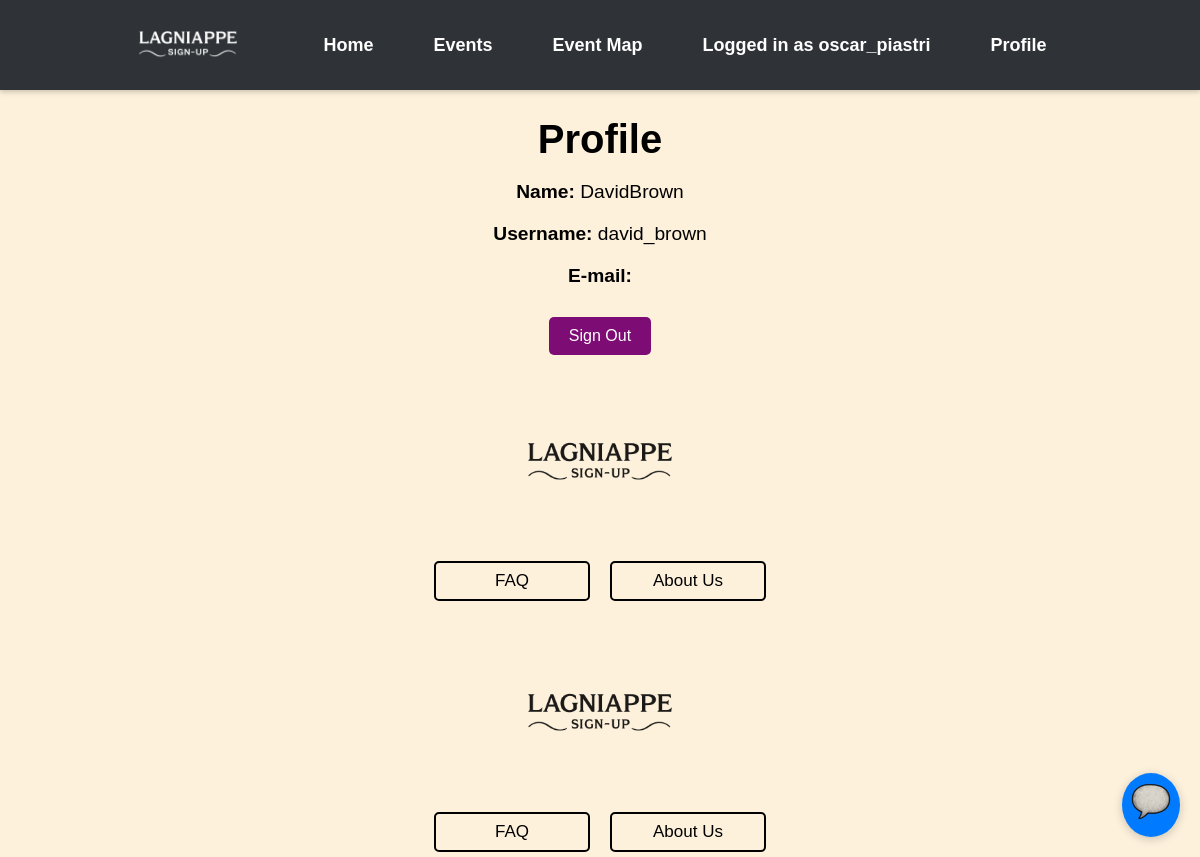
Page /profile/5 (signed in) on the committed database.
### events/models.py (models this page shows)
class Users(AbstractUser): # AbstractUser comes with a whole bunch of attributes
    UserID = models.AutoField(("userID"), primary_key=True) # autofield automatically increments an int as a new row is created
    groups = models.ManyToManyField(
        'auth.Group',
        related_name='event_users',  # Custom related_name for reverse accessor
        blank=True
    )
    user_permissions = models.ManyToManyField(
        'auth.Permission',
        related_name='event_user_permissions',  # Custom related_name for reverse accessor
        blank=True
    )

### lagniappe_signup/views.py (the view)
# urls.py: path('profile/<int:pk>', views.detail_user, name="profile"),
@login_required(login_url="/signin/")
def detail_user(request, pk):
    try:
        user = Users.objects.get(UserID=pk)
    except Event.DoesNotExist:
        raise HttpResponse("User Does Not Exist", status=404)
    return render(request, "user_detail.html", context={"User": user})

### templates/user_detail.html (shortened to what this page needs)
{% extends "base.html" %}
{% block content %}
<!DOCTYPE html>
<html lang="en">
<head>
    <link rel="stylesheet" href='css/style.css'>
</head>
<body>
    <h1>Profile</h1>
    <p><strong>Name:</strong> {{ User.first_name }}{{ User.last_name }}</p>
    <p><strong>Username:</strong> {{ User.username }}</p>
    <p><strong>E-mail:</strong> {{ User.email }}</p>
    <button onclick="window.location.href='{% url 'signout' %}'" class="btn btn-info">Sign Out</button>
    {% include "footer.html" %}
</body>
</html>
{% endblock %}

### templates/headBanner.html (shortened to what this page needs)
{% load static %}
<!DOCTYPE html>
<html lang="en">
<head>
    <link rel="stylesheet" href="{% static 'css/style.css' %}">
</head>
<body>
    <nav class="top-banner" style="height: 60px; width: 100%; background-color: #2f3337;">
        <div class="nav-container" style="
            display: flex;
            align-items: center;
            height: 100%;
            padding: 0 20px 0 0;  /* ✅ No left padding */
            box-sizing: border-box;
        ">
            <div class="nav-logo" style="
                margin-left: 0;
                margin-right: 60px;
                display: flex;
                align-items: center;
                padding-left: 10px;  /* ✅ Small padding to prevent touching the edge */
            ">
                <img src="{% static 'images/LSU_white.png' %}"
                     alt="Lagniappe Logo"
                     style="height: 120px; width: auto;">
            </div>
            <ul class="nav-links" style="
                display: flex;
                gap: 30px;
                list-style: none;
                padding: 0;
                margin: 0;
            ">
                <li><a href="{% url 'home' %}">Home</a></li>
                <li><a href="{% url 'event-list' %}">Events</a></li>
                <li><a href="{% url 'map' %}">Event Map</a></li>
                {% if user.is_authenticated %}
                    <li><a>Logged in as {{ user.username }}</a></li>
                    <li><a href="{% url 'profile' user.UserID %}">Profile</a></li>
                {% else %}
                    <li><a href="{% url 'signin' %}">Sign In</a></li>
                {% endif %}
            </ul>
        </div>
    </nav>
    <div id="chat-toggle">
        <img src="{% static 'images/scroll.png' %}">
    </div>
</body>
</html>

### static/css/style.css (style rules this page uses)
body { background-color: #fdf1dc; font-family: Arial, sans-serif; text-align: center; }
h1 { font-size: 2.5rem; font-weight: bold; margin-bottom: 10px; }
p { font-size: 1.2rem; margin-bottom: 20px; }
button { background-color: #7d0c74; color: white; padding: 10px 20px; border: none; border-radius: 5px; font-size: 1rem; cursor: pointer; margin-top: 10px; }
.top-banner { background-color: #343a40; padding: 15px 0; text-align: center; box-shadow: 0 2px 5px rgba(0, 0, 0, 0.2); }
.nav-container { display: flex; justify-content: center; align-items: center; }
.nav-links { list-style: none; padding: 0; margin: 0; display: flex; }
.nav-links li { margin: 0 15px; }
.nav-links li a { text-decoration: none; color: white; font-size: 18px; font-weight: bold; transition: color 0.3s ease; }
#chat-toggle { position: fixed; bottom: 20px; right: 20px; background: #007bff; color: white; border-radius: 50%; padding: 5px; font-size: 24px; cursor: pointer; box-shadow: 0 2px 10px rgba(0,0,0,0.2); z-index: 1000; }

### templates/headBanner.html (style rules this page uses)
html, body { margin: 0; padding: 0; }

### rows in the picture
Users: username "oscar_piastri"
Users: first_name "David", last_name "Brown", username "david_brown"
